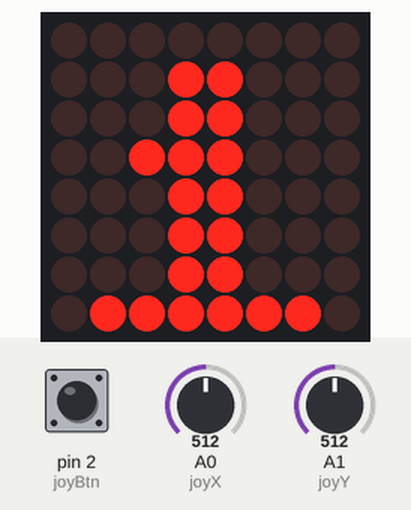
A sketch run on a simulated Arduino Uno, built with avr-gcc and run on an emulated ATmega328P. On the bench: 8×8 LED matrix. The inputs (shaded band) are chosen by the test bench; at power-on: A0 (joyX) = 512, pin 2 (joyBtn) HIGH, A1 (joyY) = 512. Random numbers use the default seed unless the sketch sets one.

Above: at 7.2 s.
7.3 s: A0 (joyX) set to 354
8.8 s: A0 (joyX) set to 331
At 9.8 s:
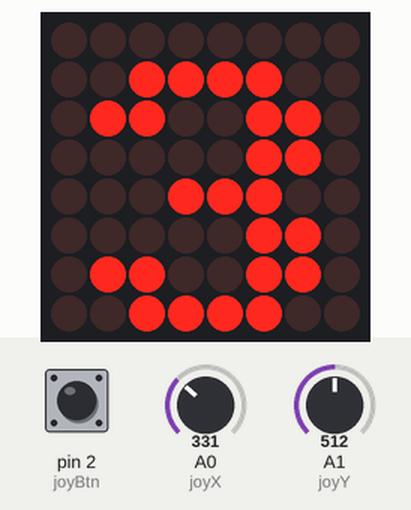
10.5 s: pin 2 (joyBtn) pulled LOW for 0.25 s
At 11.32 s:
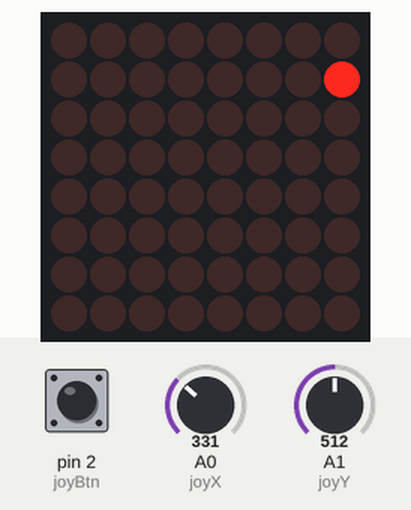
13.0 s: pin 2 (joyBtn) pulled LOW for 1 s
At 13.81 s:
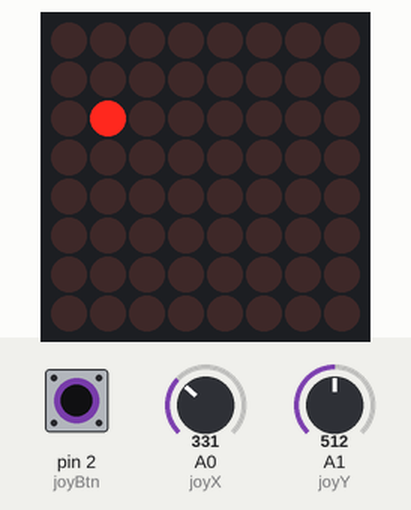
15.5 s: pin 2 (joyBtn) pulled LOW for 3.2 s
At 16.35 s:
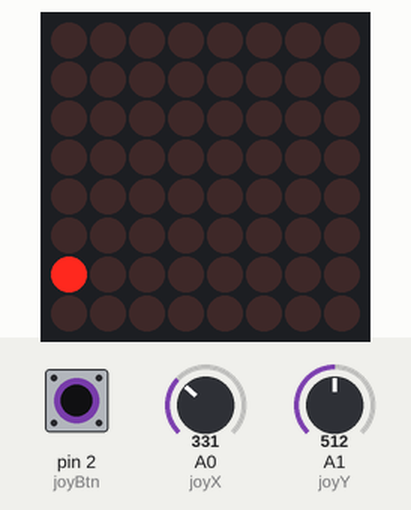
20.2 s: pin 2 (joyBtn) pulled LOW for 0.25 s
At 21.04 s:
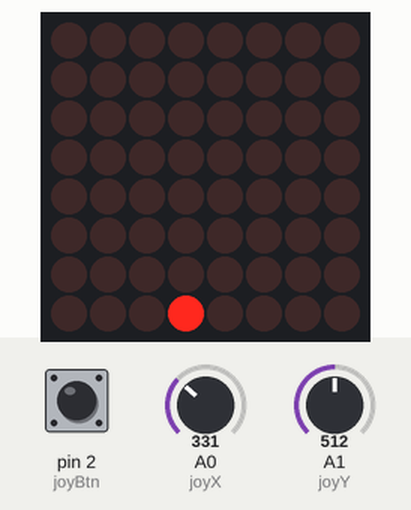
Timing chart, 0 to 23.2 s (numbered marks = the images above; inputs shaded):
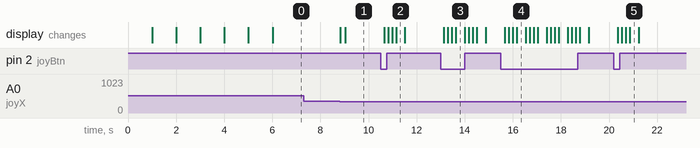

Measured:
- the behaviour switches between 342 and 341 on A0 (joyX) (found by bisection; images 0 and 1)
- after the input at 7.3 s, every drawn part: stays the same
- after the input at 8.8 s, the display: first changes at once (image 1 shows a later state)
- after the input at 10.5 s, the display: first changes after 0.14 s (image 2 shows a later state)
- after the input at 13.0 s, the display: first changes after 0.12 s (image 3 shows a later state)
- after the input at 15.5 s, the display: first changes after 0.17 s (image 4 shows a later state)
- after the input at 20.2 s, the display: first changes after 0.16 s (image 5 shows a later state)

The sketch:

matrix-snake.ino
```cpp
#include <LedControl.h>

boolean gameOver = false;

int snakeDirection; // 1 = UP; 2 = RIGHT; 3 = DOWN; 4 = LEFT

const int UP = 1;
const int RIGHT = 2;
const int DOWN = 3;
const int LEFT = 4;

int snakeX[64];
int snakeY[64];
int snakeLength = 1;

int level;

int foodX, foodY;

int joyX = A0;
int joyY = A1;
int joyBtn = 2;
int joyValX, joyValY;
int DIN = 12;
int CLK = 11;
int CS = 10;

LedControl lc = LedControl(DIN, CLK, CS, 1);

byte s[8] = {0x00, 0x3C, 0x66, 0x60, 0x3C, 0x06, 0x66, 0x3C};
byte n[8] = {0x00, 0x63, 0x73, 0x7B, 0x6F, 0x67, 0x63, 0x63};
byte a[8] = {0x00, 0x3C, 0x66, 0x66, 0x7E, 0x66, 0x66, 0x66};
byte k[8] = {0x00, 0x66, 0x6C, 0x78, 0x70, 0x78, 0x6C, 0x66};
byte e[8] = {0x00, 0x7E, 0x60, 0x60, 0x7C, 0x60, 0x60, 0x7E};
byte one[8] = {0x00, 0x18, 0x18, 0x38, 0x18, 0x18, 0x18, 0x7E};
byte two[8] = {0x00, 0x3C, 0x66, 0x06, 0x0C, 0x30, 0x60, 0x7E};
byte three[8] = {0x00, 0x3C, 0x66, 0x06, 0x1C, 0x06, 0x66, 0x3C};
byte fill[8] = {0xFF, 0xFF, 0xFF, 0xFF, 0xFF, 0xFF, 0xFF, 0xFF};

void setup()
{
  Serial.begin(9600);
  pinMode(joyBtn, INPUT_PULLUP);
  lc.shutdown(0, false);
  lc.setIntensity(0, 15);
  lc.clearDisplay(0);
  printByte(s);
  delay(1000);
  printByte(n);
  delay(1000);
  printByte(a);
  delay(1000);
  printByte(k);
  delay(1000);
  printByte(e);
  delay(1000);
  printByte(fill);
  delay(1000);
  level = 1;
  printByte(one);
}

void loop()
{
  joyValX = analogRead(joyX);
  if (joyValX <= 341) {
    if (!(level >= 3)) {
      level +=1;
    }
  } else if (joyValX >= 682) {
     if (!(level <= 1)) {
      level -=1;
    }
  }

  if (level == 1) {
    printByte(one);
  } else if (level == 2) {
    printByte(two);
  } else if (level == 3) {
    printByte(three);
  }

  if (digitalRead(joyBtn) == LOW) {
    gameOver = false;
    startGame();
  }

  delay(200);
}

void startGame()
{

  for (int i = 0; i < 64; i++) {
    snakeX[i] = -1;
    snakeY[i] = -1;
  }

  snakeX[0] = 4;
  snakeY[0] = 4;

  snakeDirection = 0;
  snakeLength = 1;

  makeFood();

  while(gameOver == false) {
    lc.clearDisplay(0);

    joyValX = analogRead(joyX);
    if (joyValX <= 341 && snakeDirection != LEFT) {
      snakeDirection = RIGHT;
    } else if (joyValX >= 682 && snakeDirection != RIGHT) {
      snakeDirection = LEFT;
    }

    joyValY = analogRead(joyY);
    if (joyValY <= 341 && snakeDirection != DOWN) {
      snakeDirection = UP;
    } else if (joyValY >= 682 && snakeDirection != UP) {
      snakeDirection = DOWN;
    }

    move(snakeDirection);

    if(!(inGrid(snakeX[0], snakeY[0]))) {
      gameOver = true;
    }

    ifSnakeEatFood();
    ifSnakeEatItself();

    drawSnake();
    drawFood();

    delay(500 / level);
  }
}

void move(int dir) {
  for (int i = snakeLength - 1; i > 0; i--) {
    snakeX[i] = snakeX[i - 1];
    snakeY[i] = snakeY[i - 1];
  }

  if (dir == UP) {
      snakeY[0]--;
    } else if (dir == RIGHT) {
      snakeX[0]++;
    } else if (dir == DOWN) {
      snakeY[0]++;
    } else if (dir == LEFT) {
      snakeX[0]--;
    }
}

void ifSnakeEatFood() {
  if (snakeX[0] == foodX && snakeY[0] == foodY) {
    snakeLength++;
    makeFood();
  }
}

void ifSnakeEatItself() {
  for (int i = 1; i < snakeLength - 1; i++) {
    if (snakeX[0] == snakeX[i] && snakeY[0] == snakeY[i]) {
      gameOver = true;
    }
  }
}

void makeFood()
{
  foodX = random(0, 8);
  foodY = random(0, 8);
}

bool inGrid(int x, int y)
{
  return ((x >= 0 && x <= 7) && (y >= 0 && y <= 7));
}

void drawSnake() {
  for (int i = 0; i < snakeLength; i++) {
    lc.setLed(0, snakeY[i], snakeX[i], true);
  }
}

void drawFood() {
  lc.setLed(0, foodY, foodX, true);
}

void printByte(byte character [])
{
  for(int i = 0; i < 8; i++) {
    lc.setRow(0, i, character[i]);
  }
}
```
